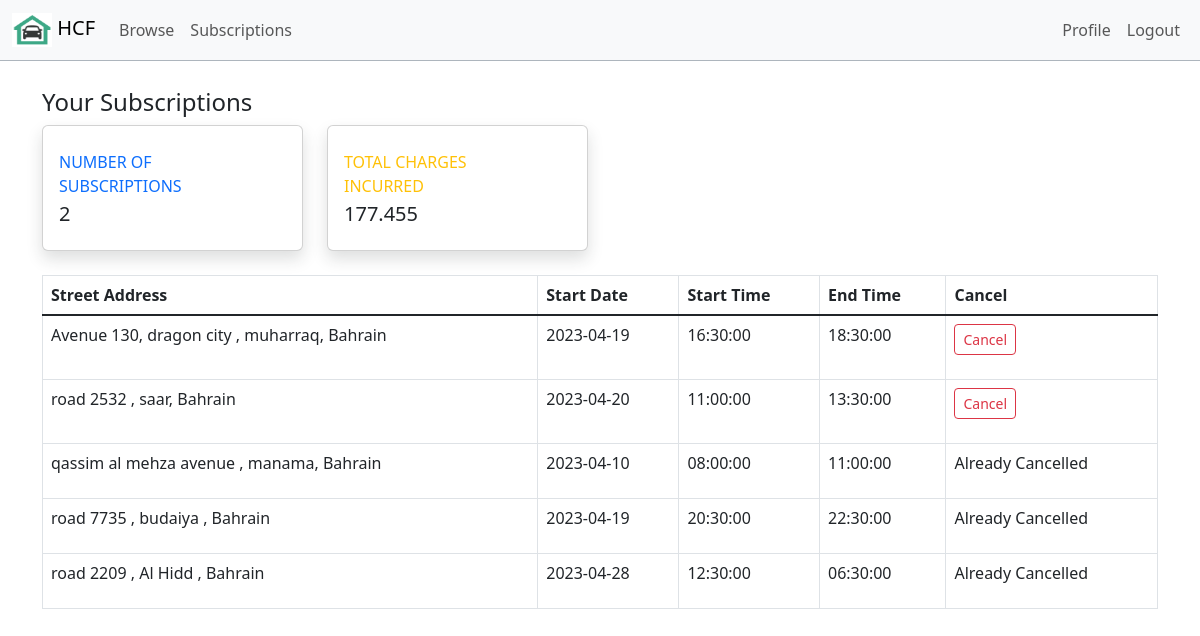
Screenshot of /manageSubscriptionController.php (signed in) with the database file from the repository.
### tables this page shows
CREATE TABLE `subscriptions` (
  `sId` int(11) NOT NULL,
  `renterId` int(11) NOT NULL,
  `ownerId` int(11) NOT NULL,
  `startDate` date NOT NULL,
  `startTime` time NOT NULL,
  `endTime` time NOT NULL,
  `status` varchar(30) NOT NULL,
  `cancelledDate` date DEFAULT NULL
);

### manageSubscriptionController.php (called while the page is built, shortened)
<?php
require_once('models/UserDataset.php');
require_once('models/AddressesDataset.php');
require_once('models/SubscriptionsDataset.php');
require_once("views/renternavbar.phtml");
$subscriptionModel = new SubscriptionsDataset();
$renterId = $_SESSION['userId'];
$renterSubscriptions = $subscriptionModel->readRenterSubscriptions($renterId);
$addressModel = new AddressesDataset();
$userModel = new UserDataset();
$streetAddressArray = [];
$totalCharges = 0;
$numberOfOngoingSubscriptions = 0;
foreach ($renterSubscriptions as $subscription) {
  if ($subscription['status'] == 'cancelled') {
    $numberOfDays = (strtotime($subscription['cancelledDate']) - strtotime($subscription['startDate'])) / (60 * 60 * 24);
    $timePeriodInHours = (strtotime($subscription['endTime']) - strtotime($subscription['startTime'])) / (60 * 60);
    $ownerRow = $userModel->readUser($subscription['ownerId']);
    $addressRow = $addressModel->readAddress($ownerRow['ownerAddressFK']);
    $streetAddressArray[] = $addressRow['streetAddress'];
    $totalCharges += $numberOfDays * $timePeriodInHours * $addressRow['rate'];
  } elseif ($subscription['status'] == 'renting') {
    ++$numberOfOngoingSubscriptions;
    $numberOfDays = (strtotime(date("Y-m-d")) - strtotime($subscription['startDate'])) / (60 * 60 * 24);
    $timePeriodInHours = (strtotime($subscription['endTime']) - strtotime($subscription['startTime'])) / (60 * 60);
    $ownerRow = $userModel->readUser($subscription['ownerId']);
    $addressRow = $addressModel->readAddress($ownerRow['ownerAddressFK']);
    $streetAddressArray[] = $addressRow['streetAddress'];
    $totalCharges += $numberOfDays * $timePeriodInHours * $addressRow['rate'];
  }
}
require_once("views/manageSubscription.phtml");

### models/Database.php (called while the page is built, shortened)
<?php
class Database
{
    protected static $_dbInstance = null;
    protected $_dbHandle;
    public static function getInstance()
    {
        $username = 'root';
        $password = '';
        $host = 'localhost';
        $dbName = 'homechargerproj';
        if (self::$_dbInstance === null) {
            self::$_dbInstance = new self($username, $password, $host, $dbName);
        }
        return self::$_dbInstance;
    }
    private function __construct($username, $password, $host, $database)
    {
        try {
            $this->_dbHandle = new PDO("mysql:host=$host;dbname=$database",  $username, $password);
        } catch (PDOException $e) {
            echo $e->getMessage();
        }
    }
    public function getdbConnection()
    {
        return $this->_dbHandle;
    }
}

### models/SubscriptionsDataset.php (called while the page is built, shortened)
<?php
require_once('models/Database.php');
class SubscriptionsDataset
{
  protected $_dbHandle, $_dbInstance;
  public function __construct()
  {
    $this->_dbInstance = Database::getInstance();
    $this->_dbHandle = $this->_dbInstance->getdbConnection();
  }
  public function readRenterSubscriptions($userId)
  {
    try {
      $sql = "SELECT * FROM subscriptions WHERE renterId=? ORDER BY (status = 'renting') DESC, sId ASC; ";
      $stmt = $this->_dbHandle->prepare($sql);
      $stmt->bindParam(1, $userId);
      $stmt->execute();
      return $stmt->fetchAll();
    } catch (PDOException $e) {
      echo "couldnt read subscriptions for renter";
      echo $e->getMessage();
    }
  }
}

### models/AddressesDataset.php (called while the page is built, shortened)
<?php
require_once('models/Database.php');
class AddressesDataset
{
  protected $_dbHandle, $_dbInstance;
  public function __construct()
  {
    $this->_dbInstance = Database::getInstance();
    $this->_dbHandle = $this->_dbInstance->getdbConnection();
  }
  public function readAddress($addressId)
  {
    try {
      $sql = "SELECT * FROM addresses WHERE id=?";
      $stmt = $this->_dbHandle->prepare($sql);
      $stmt->bindParam(1, $addressId);
      $stmt->execute();
      return $stmt->fetch();
    } catch (PDOException $e) {
      echo "couldnt read address row";
      echo $e->getMessage();
    }
  }
}

### models/UserDataset.php (called while the page is built, shortened)
<?php
require_once('models/Database.php');
class UserDataset
{
  protected $_dbHandle, $_dbInstance;
  public function __construct()
  {
    $this->_dbInstance = Database::getInstance();
    $this->_dbHandle = $this->_dbInstance->getdbConnection();
  }
  public function readUser($userId)
  {
    try {
      $sql = "SELECT * FROM users WHERE id=?";
      $stmt = $this->_dbHandle->prepare($sql);
      $stmt->bindParam(1, $userId);
      $stmt->execute();
      return $stmt->fetch();
    } catch (PDOException $e) {
      echo "we rolled back user fetching";
      echo $e->getMessage();
    }
  }
}

### views/manageSubscription.phtml (the view, shortened to what this page needs)
<!DOCTYPE html>
<html lang="en">
<head>
  <link href="css/bootstrap/bootstrap.min.css" rel="stylesheet">
</head>
<body>
  <br><br><br>
  <div class='container-lg'>
    <h4 class="mt-3 mb-2 mx-auto"> Your Subscriptions</h4>
    <div class="row">
      <div class="col-xl-3 col-md-6 mb-4">
        <div class="card border-left-primary shadow h-100 py-2">
          <div class="card-body">
            <div class="row no-gutters align-items-center">
              <div class="col mr-2">
                <div class="text-xs font-weight-bold text-primary text-uppercase mb-1">
                  Number of Subscriptions</div>
                <div class="h5 mb-0 font-weight-bold text-gray-800"><?php echo $numberOfOngoingSubscriptions; ?> </div>
              </div>
            </div>
          </div>
        </div>
      </div>
      <div class="col-xl-3 col-md-6 mb-4">
        <div class="card border-left-warning shadow h-100 py-2">
          <div class="card-body">
            <div class="row no-gutters align-items-center">
              <div class="col mr-2">
                <div class="text-xs font-weight-bold text-warning text-uppercase mb-1">
                  Total Charges Incurred</div>
                <div class="h5 mb-0 font-weight-bold text-gray-800"><?php echo $totalCharges; ?></div>
              </div>
            </div>
          </div>
        </div>
      </div>
    </div>
    <div class="table-responsive text-center">
      <table class="table table-bordered">
        <thead>
          <tr>
            <th scope="col">Street Address</th>
            <th scope="col">Start Date</th>
            <th scope="col">Start Time</th>
            <th scope="col">End Time</th>
            <th scope="col">Cancel</th>
          </tr>
        </thead>
        <tbody class="table-group-divider">
          <?php
          $index = 0;
          foreach ($renterSubscriptions as $subscription) {
          ?>
            <tr>
              <td><?php echo $streetAddressArray[$index]; ?></td>
              <td><?php echo $subscription['startDate'];
                  ?></td>
              <td><?php echo $subscription['startTime']; ?></td>
              <td><?php echo $subscription['endTime']; ?></td>
              <td>
                <form action='manageSubscriptionController.php'>
                  <?php
                  if ($subscription['status'] == 'renting') {
                    echo "<input class='btn btn-outline-danger btn-sm' type='submit' name='submitCancellation' value='Cancel' />";
                  } else
                    echo "Already Cancelled";
                  ?>
                </form>
              </td>
            </tr>
          <?php
            ++$index;
          }
          ?>
        </tbody>
      </table>
    </div>
  </div>
</body>
</html>

### rows the page displays
subscriptions: index "Avenue 130, dragon city , muharraq, Bahrain", startDate "2023-04-19", startTime "16:30:00", endTime "18:30:00"
subscriptions: index "road 2532 , saar, Bahrain", startDate "2023-04-20", startTime "11:00:00", endTime "13:30:00"
subscriptions: index "qassim al mehza avenue , manama, Bahrain", startDate "2023-04-10", startTime "08:00:00", endTime "11:00:00", status "Already Cancelled"
subscriptions: index "road 7735 , budaiya , Bahrain", startDate "2023-04-19", startTime "20:30:00", endTime "22:30:00", status "Already Cancelled"
subscriptions: index "road 2209 , Al Hidd , Bahrain", startDate "2023-04-28", startTime "12:30:00", endTime "06:30:00", status "Already Cancelled"

### other values shown
$numberOfOngoingSubscriptions "2"
$totalCharges "177.455"
